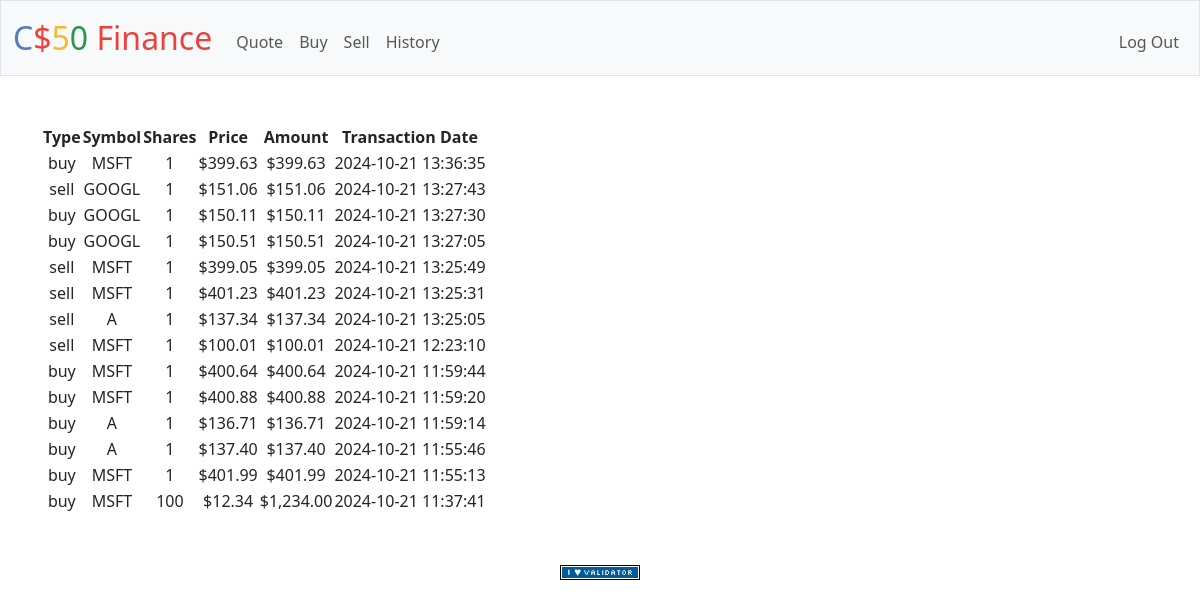
Screenshot of /history (signed in) with the database file from the repository.
### tables this page shows
CREATE TABLE transactions (
    id INTEGER PRIMARY KEY AUTOINCREMENT NOT NULL,
    user_id INT NOT NULL,
    tx_type TEXT NOT NULL,
    symbol TEXT NOT NULL,
    shares INT NOT NULL,
    price NUMERIC NOT NULL,
    created_at TEXT DEFAULT (datetime('now')),
    FOREIGN KEY (user_id) REFERENCES users(id)
);

### app.py (the view)
@app.route("/history")
@login_required
def history():
    db_results = db.execute(
        "SELECT tx_type, UPPER(symbol) as symbol, shares, price, created_at FROM transactions WHERE user_id = ? order by created_at desc",
        session["user_id"],
    )
    logger.debug("results: %s", db_results)
    return render_template("history.html", txs=db_results)

### app.py (called while the page is built)
@app.after_request
def after_request(response):
    response.headers["Cache-Control"] = "no-cache, no-store, must-revalidate"
    response.headers["Expires"] = 0
    response.headers["Pragma"] = "no-cache"
    return response

### helpers.py (called while the page is built)
def login_required(f):
    @wraps(f)
    def decorated_function(*args, **kwargs):
        if session.get("user_id") is None:
            return redirect("/login")
        return f(*args, **kwargs)
    return decorated_function

def usd(value):
    return f"${value:,.2f}"

### templates/history.html (shortened to what this page needs)
{% extends "layout.html" %}
{% block main %}
<table>
    <tr>
        <th>Type</th>
        <th>Symbol</th>
        <th>Shares</th>
        <th>Price</th>
        <th>Amount</th>
        <th>Transaction Date</th>
    </tr>
    {% for tx in txs %}
    <tr>
        <td>{{ tx["tx_type"] }} </td>
        <td>{{ tx["symbol"] }} </td>
        <td>{{ tx["shares"] }} </td>
        <td>{{ tx["price"] | usd }} </td>
        <td>{{ (tx["price"] * tx["shares"]) | usd }} </td>
        <td>{{ tx["created_at"] }}</td>
    </tr>
    {% endfor %}
</table>
{% endblock %}

### rows the page displays
transactions: tx_type "buy", symbol "MSFT", shares "1", price "$399.63", (tx['price']*tx['shares'])|usd "$399.63", created_at "2024-10-21 13:36:35"
transactions: tx_type "sell", symbol "GOOGL", shares "1", price "$151.06", (tx['price']*tx['shares'])|usd "$151.06", created_at "2024-10-21 13:27:43"
transactions: tx_type "buy", symbol "GOOGL", shares "1", price "$150.11", (tx['price']*tx['shares'])|usd "$150.11", created_at "2024-10-21 13:27:30"
transactions: tx_type "buy", symbol "GOOGL", shares "1", price "$150.51", (tx['price']*tx['shares'])|usd "$150.51", created_at "2024-10-21 13:27:05"
transactions: tx_type "sell", symbol "MSFT", shares "1", price "$399.05", (tx['price']*tx['shares'])|usd "$399.05", created_at "2024-10-21 13:25:49"
transactions: tx_type "sell", symbol "MSFT", shares "1", price "$401.23", (tx['price']*tx['shares'])|usd "$401.23", created_at "2024-10-21 13:25:31"
transactions: tx_type "sell", symbol "A", shares "1", price "$137.34", (tx['price']*tx['shares'])|usd "$137.34", created_at "2024-10-21 13:25:05"
transactions: tx_type "sell", symbol "MSFT", shares "1", price "$100.01", (tx['price']*tx['shares'])|usd "$100.01", created_at "2024-10-21 12:23:10"
transactions: tx_type "buy", symbol "MSFT", shares "1", price "$400.64", (tx['price']*tx['shares'])|usd "$400.64", created_at "2024-10-21 11:59:44"
transactions: tx_type "buy", symbol "MSFT", shares "1", price "$400.88", (tx['price']*tx['shares'])|usd "$400.88", created_at "2024-10-21 11:59:20"
transactions: tx_type "buy", symbol "A", shares "1", price "$136.71", (tx['price']*tx['shares'])|usd "$136.71", created_at "2024-10-21 11:59:14"
transactions: tx_type "buy", symbol "A", shares "1", price "$137.40", (tx['price']*tx['shares'])|usd "$137.40", created_at "2024-10-21 11:55:46"
transactions: tx_type "buy", symbol "MSFT", shares "1", price "$401.99", (tx['price']*tx['shares'])|usd "$401.99", created_at "2024-10-21 11:55:13"
transactions: tx_type "buy", symbol "MSFT", shares "100", price "$12.34", (tx['price']*tx['shares'])|usd "$1,234.00", created_at "2024-10-21 11:37:41"
